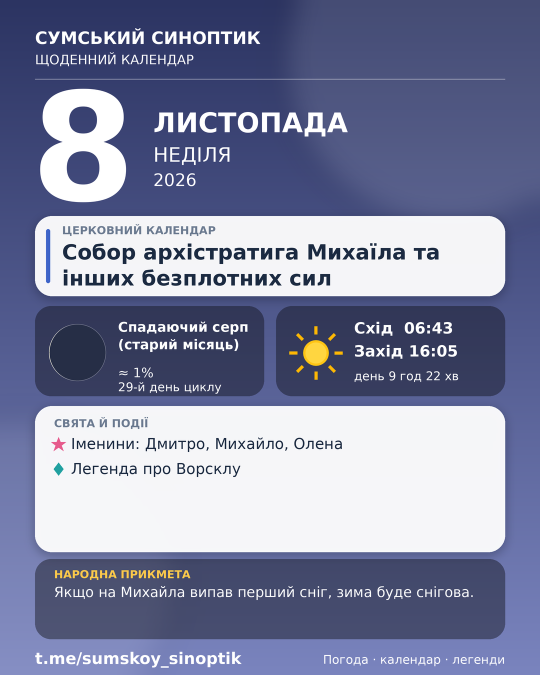
#> input picture example_card.png, 1080 x 1350 px (shown at 1/2 size)
$ python -i weekly_digest_card.py   (imports and definitions only)
#> lines starting #> are read from the running program, lines starting #| are printed output that depends on the picture
#!/usr/bin/env python3
# -*- coding: utf-8 -*-
"""Картка «Підсумок тижня» для каналу «Сумський синоптик» (1080×1350, 4:5).

Два блоки:
  1. «Виходило за розкладом» — скільки днів тижня вийшла кожна рубрика (N/7).
  2. «Події» — тривоги, вода, світло, газ, ДСНС, магнітні бурі.
Плюс погода за журналом, якщо вона є.

Використання як модуль:
    from weekly_digest_card import render_card
    render_card(data, "output/digest.png")

Самостійно (демо-дані, без інтернету):
    python weekly_digest_card.py --demo
"""
from __future__ import annotations

import argparse
import os

from PIL import Image, ImageDraw, ImageFont

W, H = 1080, 1350
S = 2

BG_TOP = (14, 26, 46)
BG_BOTTOM = (44, 62, 96)
PANEL = (255, 255, 255, 22)
GOLD = (232, 190, 90)
TEXT = (243, 246, 251)
MUTED = (168, 180, 200)
GREEN = (92, 205, 140)
AMBER = (238, 190, 80)
RED = (238, 108, 104)

HERE = os.path.dirname(os.path.abspath(__file__))
_FONT_CANDIDATES = [
    os.path.join(HERE, "DejaVuSans.ttf"),
    os.path.join(HERE, "fonts", "DejaVuSans.ttf"),
    "/usr/share/fonts/truetype/dejavu/DejaVuSans.ttf",
    "C:/Windows/Fonts/DejaVuSans.ttf",
    "C:/Windows/Fonts/arial.ttf",
]
_FONT_BOLD_CANDIDATES = [
    os.path.join(HERE, "DejaVuSans-Bold.ttf"),
    os.path.join(HERE, "fonts", "DejaVuSans-Bold.ttf"),
    "/usr/share/fonts/truetype/dejavu/DejaVuSans-Bold.ttf",
    "C:/Windows/Fonts/DejaVuSans-Bold.ttf",
    "C:/Windows/Fonts/arialbd.ttf",
]


def _font(size: int, bold: bool = False) -> ImageFont.FreeTypeFont:
    for path in (_FONT_BOLD_CANDIDATES if bold else _FONT_CANDIDATES):
        if os.path.exists(path):
            return ImageFont.truetype(path, size * S)
    raise RuntimeError("Не знайдено шрифт з кирилицею (DejaVuSans). "
                       "Поставте DejaVuSans.ttf і DejaVuSans-Bold.ttf у корінь репозиторію.")


def _gradient() -> Image.Image:
    img = Image.new("RGB", (W * S, H * S), BG_TOP)
    d = ImageDraw.Draw(img)
    for y in range(H * S):
        t = y / (H * S - 1)
        d.line([(0, y), (W * S, y)],
               fill=tuple(int(BG_TOP[i] + (BG_BOTTOM[i] - BG_TOP[i]) * t) for i in range(3)))
    return img


def _panel(img: Image.Image, box) -> None:
    overlay = Image.new("RGBA", img.size, (0, 0, 0, 0))
    ImageDraw.Draw(overlay).rounded_rectangle([v * S for v in box], radius=24 * S, fill=PANEL)
    img.paste(Image.alpha_composite(img.convert("RGBA"), overlay).convert("RGB"))


def _t(d, xy, text, font, fill=TEXT, max_w: float | None = None):
    if max_w:
        text = _ellipsize(d, text, font, max_w * S)
    d.text((xy[0] * S, xy[1] * S), text, font=font, fill=fill)


def _ellipsize(d, text: str, font, max_w: float) -> str:
    if d.textlength(text, font=font) <= max_w:
        return text
    while text and d.textlength(text + "…", font=font) > max_w:
        text = text[:-1]
    return text.rstrip() + "…"


def _right(d, x, y, text, font, fill=TEXT):
    w = d.textlength(text, font=font)
    d.text((x * S - w, y * S), text, font=font, fill=fill)


def _pill(d, x, y, text, font, fill, bg):
    w = d.textlength(text, font=font)
    h = font.size / S + 12
    d.rounded_rectangle([x * S, y * S, x * S + w + 26 * S, y * S + h * S],
                        radius=h * S / 2, fill=bg)
    d.text((x * S + 13 * S, y * S + 4 * S), text, font=font, fill=fill)
    return (w + 26 * S) / S


def render_card(data: dict, out_path: str = "digest.png") -> str:
    """data: {period, days, rows:[{title, days, total, pct}], events:[{title,value}], weather:[str]}"""
    img = _gradient()
    d = ImageDraw.Draw(img)
    pad = 56

    # ── шапка ────────────────────────────────────────────────────────────
    _t(d, (pad, 44), "СУМСЬКИЙ СИНОПТИК", _font(24, True), GOLD)
    _t(d, (pad, 84), "ПІДСУМОК ТИЖНЯ", _font(58, True))
    _t(d, (pad, 158), data.get("period", ""), _font(30), MUTED)
    d.line([(pad * S, 214 * S), ((W - pad) * S, 214 * S)], fill=GOLD, width=3 * S)

    y = 246
    # ── виходило за розкладом ────────────────────────────────────────────
    rows = data.get("rows", [])
    total_days = data.get("days", 7)
    height = (92 + max(len(rows), 1) * 44) if rows else 148
    _panel(img, (pad, y, W - pad, y + height))
    d = ImageDraw.Draw(img)
    _t(d, (pad + 28, y + 20), "ВИХОДИЛО ЗА РОЗКЛАДОМ", _font(22, True), GOLD)
    _right(d, W - pad - 28, y + 22, f"днів тижня: {total_days}", _font(20), MUTED)
    ry = y + 62
    if not rows:
        _t(d, (pad + 28, ry), "Журнал публікацій ще порожній", _font(23), MUTED)
        _t(d, (pad + 28, ry + 32), "Заповнюється з наступного виходу постів", _font(20), MUTED)
    for r in rows:
        # у рубрик, що виходять лише частину тижня (вихідні, легенди, підсумок),
        # знаменник свій — інакше «2 з 7» виглядало б як провал
        total = r.get("expected", total_days)
        pct = r["days"] / max(total, 1)
        col = GREEN if pct >= 0.99 else (AMBER if pct >= 0.7 else RED)
        mark = "●" if pct >= 0.99 else ("◐" if pct >= 0.7 else "○")
        _t(d, (pad + 28, ry), mark, _font(24, True), col)
        _t(d, (pad + 66, ry + 2), r["title"], _font(24), max_w=W - pad - 190 - (pad + 66))
        _right(d, W - pad - 30, ry + 2, f"{r['days']}/{total}", _font(24, True), col)
        ry += 44
    y += height + 18

    # ── події ────────────────────────────────────────────────────────────
    events = data.get("events", [])
    if events:
        per_row = 2
        h_rows = (len(events) + per_row - 1) // per_row
        eh = 76 + h_rows * 62
        _panel(img, (pad, y, W - pad, y + eh))
        d = ImageDraw.Draw(img)
        _t(d, (pad + 28, y + 20), "ПОДІЇ ТИЖНЯ", _font(22, True), GOLD)
        col_w = (W - 2 * pad - 56) // per_row
        for i, e in enumerate(events):
            cx = pad + 28 + (i % per_row) * col_w
            cy = y + 62 + (i // per_row) * 62
            _t(d, (cx, cy), e["title"], _font(23), MUTED, max_w=col_w - 20)
            _t(d, (cx, cy + 26), e["value"], _font(30, True), max_w=col_w - 20)
        y += eh + 18

    # ── погода ───────────────────────────────────────────────────────────
    weather = data.get("weather", [])
    if weather:
        wh = 60 + len(weather) * 40
        if y + wh < H - 110:
            _panel(img, (pad, y, W - pad, y + wh))
            d = ImageDraw.Draw(img)
            _t(d, (pad + 28, y + 18), "ПОГОДА ЗА ЖУРНАЛОМ", _font(22, True), GOLD)
            wy = y + 58
            for line in weather:
                _t(d, (pad + 28, wy), line, _font(23), max_w=W - 2 * pad - 56)
                wy += 40

    # ── футер ────────────────────────────────────────────────────────────
    d = ImageDraw.Draw(img)
    _t(d, (pad, H - 72), "t.me/sumskoy_sinoptik", _font(24, True), GOLD)
    _right(d, W - pad, H - 68, "Дані: журнал каналу", _font(19), MUTED)

    img = img.resize((W, H), Image.LANCZOS)
    os.makedirs(os.path.dirname(out_path) or ".", exist_ok=True)
    img.save(out_path, "PNG", optimize=True)
    return out_path


DEMO = {
    "period": "04.11–10.11.2026",
    "days": 7,
    "rows": [
        {"title": "Щоденний календар", "days": 7},
        {"title": "Курси валют і пальне", "days": 7},
        {"title": "Курс дорогоцінних металів", "days": 6},
        {"title": "Курс криптовалют", "days": 7},
        {"title": "Гороскоп дня", "days": 5},
        {"title": "Поїзди до Європи", "days": 7},
    ],
    "events": [
        {"title": "Повітряні тривоги", "value": "18 · 96 год"},
        {"title": "Відключення води", "value": "12"},
        {"title": "Оновлення світла", "value": "34"},
        {"title": "ДСНС", "value": "1"},
    ],
    "weather": ["Найтепліший день: 08.11 (+12°)", "Найхолодніша ніч: 05.11 (+1°)"],
}


# [6 lines not run here, left out]

>>> import cv2
>>> picture = cv2.imread('example_card.png', cv2.IMREAD_GRAYSCALE)
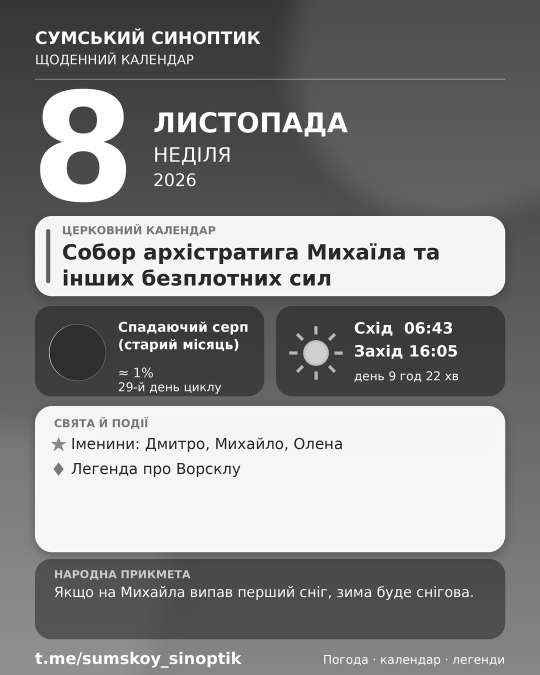
#> picture: shape (1350, 1080) (shown at 1/2 size); min 4, max 255, mean 134.7
>>> result = render_card(picture)
#> in _gradient, `img = Image.new("RGB", (W * S, H * S), BG_TOP)`:
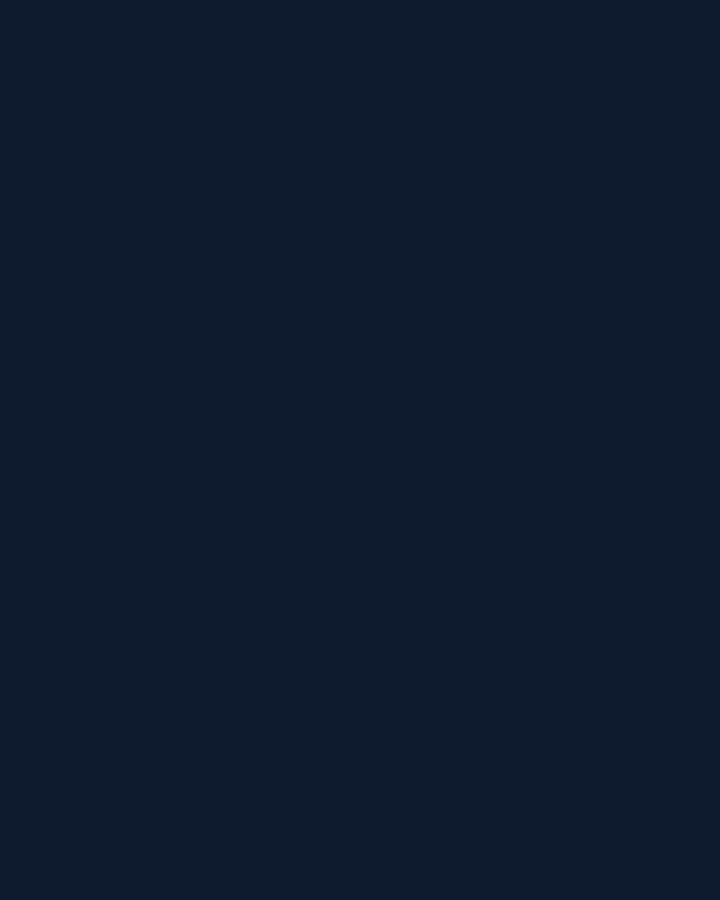
#> img: PIL image 2160x2700 RGB (shown at 1/3 size); mean R, G, B 14, 26, 46
#> in render_card, `img = _gradient()`:
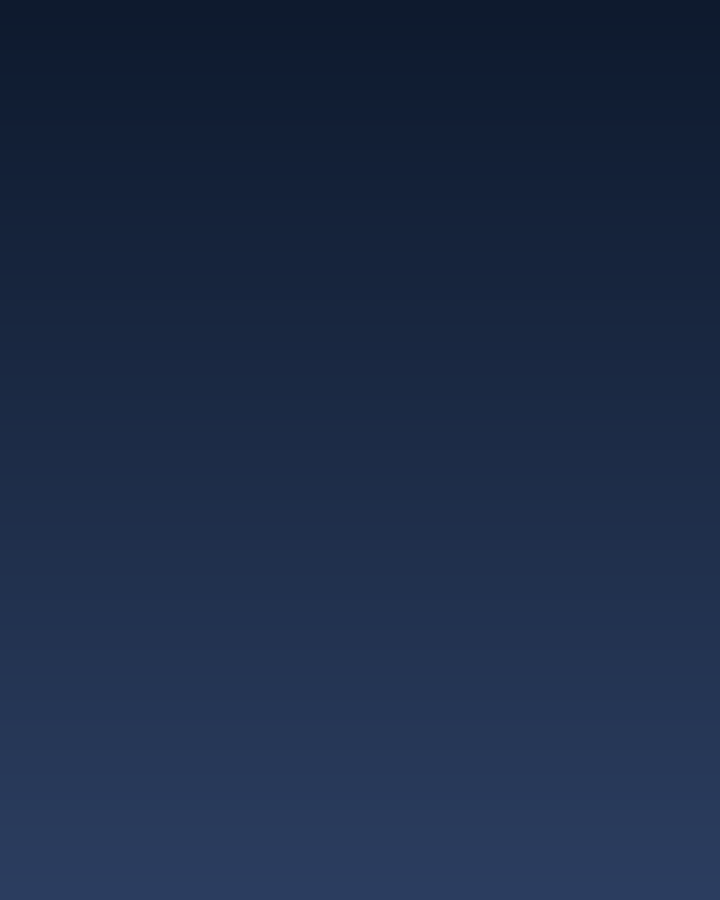
#> img: PIL image 2160x2700 RGB (shown at 1/3 size); mean R, G, B 28.5, 43.5, 70.5
#> (the run stopped early here; a loop or call above may not have finished)

$ run again, on tomorrow_example_3days.png
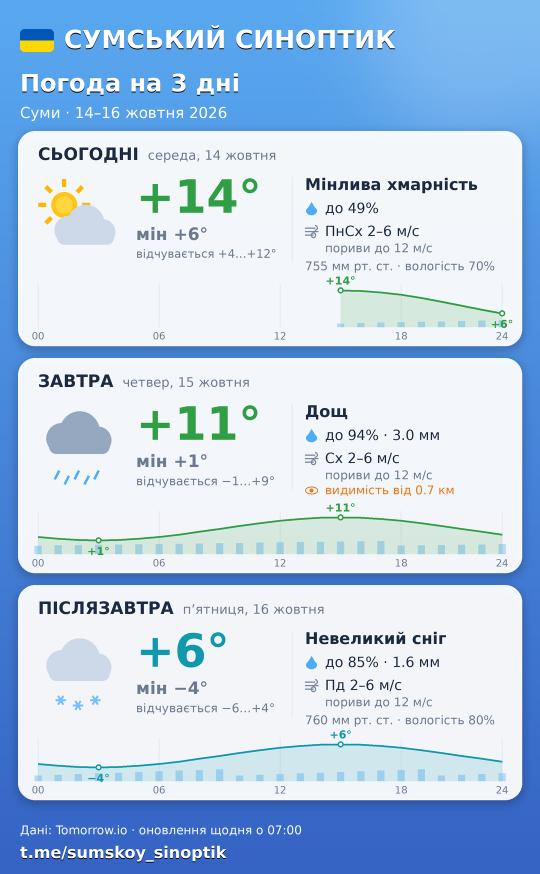
#> input picture tomorrow_example_3days.png, 1080 x 1748 px (shown at 1/2 size)
#> `picture = cv2.imread('example_card.png', cv2.IMREAD_GRAYSCALE)`:
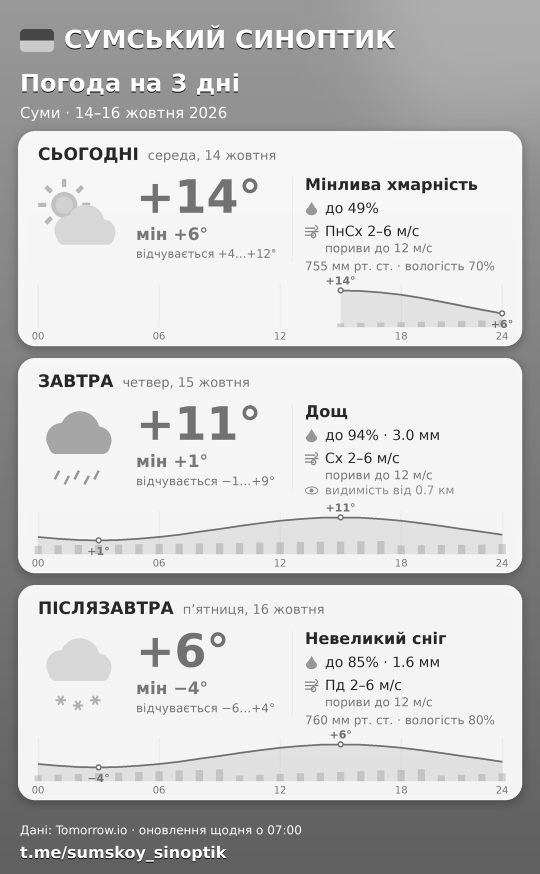
#> picture: shape (1748, 1080) (shown at 1/2 size); min 0, max 255, mean 202.6
